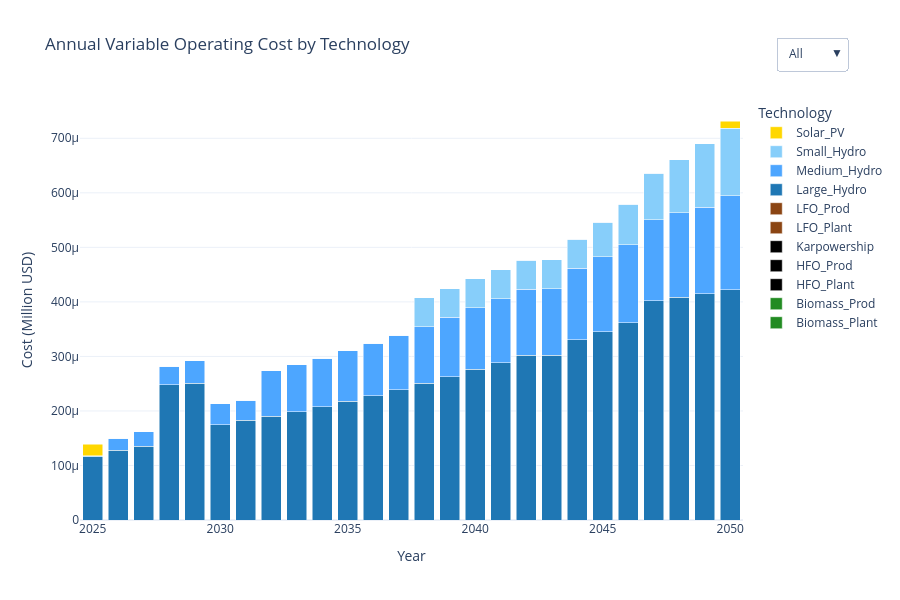

Notebook code for this chart:
### Markdown cell above
### Annual Variable Costs by Technology

### Code cell
import pandas as pd
import plotly.graph_objects as go

# === Load tech color scheme ===
with open("tech_colors.json") as f:
    tech_colors = json.load(f)

# === Load and prepare variable cost data ===
df_var = pd.read_csv(res_dir / "AnnualVariableOperatingCost.csv")
df_var.rename(columns={
    "y": "YEAR",
    "t": "TECHNOLOGY",
    "AnnualVariableOperatingCost": "VALUE"
}, inplace=True)

# Pivot data for bar plot
df_pivot = df_var.pivot_table(index="YEAR", columns="TECHNOLOGY", values="VALUE", aggfunc="sum")
years = df_pivot.index.tolist()

# === Create interactive figure ===
fig = go.Figure()

for tech in df_pivot.columns:
    fig.add_trace(go.Bar(
        x=years,
        y=df_pivot[tech].fillna(0),
        name=tech,
        marker=dict(color=tech_colors.get(tech, "#D3D3D3")),  # fallback to light gray
        hovertemplate=f"{tech}<br>Year: %{{x}}<br>Variable Cost: %{{y:.2f}} Million USD"
    ))

# === Layout settings ===
fig.update_layout(
    title="Annual Variable Operating Cost by Technology",
    xaxis_title="Year",
    yaxis_title="Cost (Million USD)",
    barmode='stack',
    template="plotly_white",
    height=600,
    legend_title="Technology",
    hovermode="x unified",
    updatemenus=[
        {
            "buttons": [
                {"label": "All", "method": "update", "args": [{"visible": [True] * len(df_pivot.columns)}]},
                {"label": "None", "method": "update", "args": [{"visible": [False] * len(df_pivot.columns)}]},
            ],
            "direction": "down",
            "x": 1.05,
            "xanchor": "left",
            "y": 1.15,
            "yanchor": "top"
        }
    ]
)

# === Show figure with fallback ===
try:
    fig.show()
except ValueError:
    print("🔁 Fallback to browser due to rendering issue.")
    fig.show(renderer="browser")

### Figure 1 — Plotly figure (JSON) as saved in the notebook; plotly's stock layout.template omitted (floating-point values rounded to 4 significant figures)
{"data": [{"hovertemplate": "Biomass_Plant<br>Year: %{x}<br>Variable Cost: %{y:.2f} Million USD", "marker": {"color": "#228B22"}, "name": "Biomass_Plant", "type": "bar", "x": [2025, 2026, 2027, 2028, 2029, 2030, 2031, 2032, 2033, 2034, 2035, 2036, 2037, 2038, 2039, 2040, 2041, 2042, 2043, 2044, 2045, 2046, 2047, 2048, 2049, 2050], "y": [0.0, 0.0, 0.0, 0.0, 0.0, 0.0, 0.0, 0.0, 0.0, 0.0, 0.0, 0.0, 0.0, 0.0, 0.0, 0.0, 0.0, 0.0, 0.0, 0.0, 0.0, 0.0, 0.0, 0.0, 0.0, 0.0]}, {"hovertemplate": "Biomass_Prod<br>Year: %{x}<br>Variable Cost: %{y:.2f} Million USD", "marker": {"color": "#228B22"}, "name": "Biomass_Prod", "type": "bar", "x": [2025, 2026, 2027, 2028, 2029, 2030, 2031, 2032, 2033, 2034, 2035, 2036, 2037, 2038, 2039, 2040, 2041, 2042, 2043, 2044, 2045, 2046, 2047, 2048, 2049, 2050], "y": [0.0, 0.0, 0.0, 0.0, 0.0, 0.0, 0.0, 0.0, 0.0, 0.0, 0.0, 0.0, 0.0, 0.0, 0.0, 0.0, 0.0, 0.0, 0.0, 0.0, 0.0, 0.0, 0.0, 0.0, 0.0, 0.0]}, {"hovertemplate": "HFO_Plant<br>Year: %{x}<br>Variable Cost: %{y:.2f} Million USD", "marker": {"color": "#000000"}, "name": "HFO_Plant", "type": "bar", "x": [2025, 2026, 2027, 2028, 2029, 2030, 2031, 2032, 2033, 2034, 2035, 2036, 2037, 2038, 2039, 2040, 2041, 2042, 2043, 2044, 2045, 2046, 2047, 2048, 2049, 2050], "y": [0.0, 0.0, 0.0, 0.0, 0.0, 0.0, 0.0, 0.0, 0.0, 0.0, 0.0, 0.0, 0.0, 0.0, 0.0, 0.0, 0.0, 0.0, 0.0, 0.0, 0.0, 0.0, 0.0, 0.0, 0.0, 0.0]}, {"hovertemplate": "HFO_Prod<br>Year: %{x}<br>Variable Cost: %{y:.2f} Million USD", "marker": {"color": "#000000"}, "name": "HFO_Prod", "type": "bar", "x": [2025, 2026, 2027, 2028, 2029, 2030, 2031, 2032, 2033, 2034, 2035, 2036, 2037, 2038, 2039, 2040, 2041, 2042, 2043, 2044, 2045, 2046, 2047, 2048, 2049, 2050], "y": [0.0, 0.0, 0.0, 0.0, 0.0, 0.0, 0.0, 0.0, 0.0, 0.0, 0.0, 0.0, 0.0, 0.0, 0.0, 0.0, 0.0, 0.0, 0.0, 0.0, 0.0, 0.0, 0.0, 0.0, 0.0, 0.0]}, {"hovertemplate": "Karpowership<br>Year: %{x}<br>Variable Cost: %{y:.2f} Million USD", "marker": {"color": "#000000"}, "name": "Karpowership", "type": "bar", "x": [2025, 2026, 2027, 2028, 2029, 2030, 2031, 2032, 2033, 2034, 2035, 2036, 2037, 2038, 2039, 2040, 2041, 2042, 2043, 2044, 2045, 2046, 2047, 2048, 2049, 2050], "y": [0.0, 0.0, 0.0, 0.0, 0.0, 0.0, 0.0, 0.0, 0.0, 0.0, 0.0, 0.0, 0.0, 0.0, 0.0, 0.0, 0.0, 0.0, 0.0, 0.0, 0.0, 0.0, 0.0, 0.0, 0.0, 0.0]}, {"hovertemplate": "LFO_Plant<br>Year: %{x}<br>Variable Cost: %{y:.2f} Million USD", "marker": {"color": "#8B4513"}, "name": "LFO_Plant", "type": "bar", "x": [2025, 2026, 2027, 2028, 2029, 2030, 2031, 2032, 2033, 2034, 2035, 2036, 2037, 2038, 2039, 2040, 2041, 2042, 2043, 2044, 2045, 2046, 2047, 2048, 2049, 2050], "y": [0.0, 0.0, 0.0, 0.0, 0.0, 0.0, 0.0, 0.0, 0.0, 0.0, 0.0, 0.0, 0.0, 0.0, 0.0, 0.0, 0.0, 0.0, 0.0, 0.0, 0.0, 0.0, 0.0, 0.0, 0.0, 0.0]}, {"hovertemplate": "LFO_Prod<br>Year: %{x}<br>Variable Cost: %{y:.2f} Million USD", "marker": {"color": "#8B4513"}, "name": "LFO_Prod", "type": "bar", "x": [2025, 2026, 2027, 2028, 2029, 2030, 2031, 2032, 2033, 2034, 2035, 2036, 2037, 2038, 2039, 2040, 2041, 2042, 2043, 2044, 2045, 2046, 2047, 2048, 2049, 2050], "y": [0.0, 0.0, 0.0, 0.0, 0.0, 0.0, 0.0, 0.0, 0.0, 0.0, 0.0, 0.0, 0.0, 0.0, 0.0, 0.0, 0.0, 0.0, 0.0, 0.0, 0.0, 0.0, 0.0, 0.0, 0.0, 0.0]}, {"hovertemplate": "Large_Hydro<br>Year: %{x}<br>Variable Cost: %{y:.2f} Million USD", "marker": {"color": "#1f77b4"}, "name": "Large_Hydro", "type": "bar", "x": [2025, 2026, 2027, 2028, 2029, 2030, 2031, 2032, 2033, 2034, 2035, 2036, 2037, 2038, 2039, 2040, 2041, 2042, 2043, 2044, 2045, 2046, 2047, 2048, 2049, 2050], "y": [0.000116, 0.0001283, 0.0001349, 0.0002485, 0.0002509, 0.0001745, 0.0001825, 0.0001904, 0.0001989, 0.000208, 0.0002176, 0.0002279, 0.0002389, 0.0002506, 0.0002631, 0.0002764, 0.0002887, 0.0003017, 0.000302, 0.0003301, 0.0003456, 0.0003621, 0.0004018, 0.0004083, 0.0004151, 0.0004224]}, {"hovertemplate": "Medium_Hydro<br>Year: %{x}<br>Variable Cost: %{y:.2f} Million USD", "marker": {"color": "#4da6ff"}, "name": "Medium_Hydro", "type": "bar", "x": [2025, 2026, 2027, 2028, 2029, 2030, 2031, 2032, 2033, 2034, 2035, 2036, 2037, 2038, 2039, 2040, 2041, 2042, 2043, 2044, 2045, 2046, 2047, 2048, 2049, 2050], "y": [0.0, 2.193e-05, 2.738e-05, 3.393e-05, 4.098e-05, 3.849e-05, 3.711e-05, 8.292e-05, 8.589e-05, 8.906e-05, 9.244e-05, 9.604e-05, 9.988e-05, 0.000104, 0.0001083, 0.000113, 0.0001173, 0.0001219, 0.000122, 0.0001318, 0.0001372, 0.000143, 0.0001491, 0.0001556, 0.0001586, 0.0001722]}, {"hovertemplate": "Small_Hydro<br>Year: %{x}<br>Variable Cost: %{y:.2f} Million USD", "marker": {"color": "#87CEFA"}, "name": "Small_Hydro", "type": "bar", "x": [2025, 2026, 2027, 2028, 2029, 2030, 2031, 2032, 2033, 2034, 2035, 2036, 2037, 2038, 2039, 2040, 2041, 2042, 2043, 2044, 2045, 2046, 2047, 2048, 2049, 2050], "y": [1.957e-06, 0.0, 0.0, 0.0, 0.0, 0.0, 0.0, 0.0, 0.0, 0.0, 0.0, 0.0, 0.0, 5.295e-05, 5.295e-05, 5.295e-05, 5.295e-05, 5.295e-05, 5.295e-05, 5.295e-05, 6.302e-05, 7.371e-05, 8.506e-05, 9.708e-05, 0.0001162, 0.0001235]}, {"hovertemplate": "Solar_PV<br>Year: %{x}<br>Variable Cost: %{y:.2f} Million USD", "marker": {"color": "#FFD700"}, "name": "Solar_PV", "type": "bar", "x": [2025, 2026, 2027, 2028, 2029, 2030, 2031, 2032, 2033, 2034, 2035, 2036, 2037, 2038, 2039, 2040, 2041, 2042, 2043, 2044, 2045, 2046, 2047, 2048, 2049, 2050], "y": [2.082e-05, 0.0, 0.0, 0.0, 0.0, 0.0, 0.0, 0.0, 0.0, 0.0, 0.0, 0.0, 0.0, 0.0, 0.0, 0.0, 0.0, 0.0, 0.0, 0.0, 0.0, 0.0, 0.0, 0.0, 0.0, 1.355e-05]}], "layout": {"barmode": "stack", "height": 600, "hovermode": "x unified", "legend": {"title": {"text": "Technology"}}, "title": {"text": "Annual Variable Operating Cost by Technology"}, "updatemenus": [{"buttons": [{"args": [{"visible": [true, true, true, true, true, true, true, true, true, true, true]}], "label": "All", "method": "update"}, {"args": [{"visible": [false, false, false, false, false, false, false, false, false, false, false]}], "label": "None", "method": "update"}], "direction": "down", "x": 1.05, "xanchor": "left", "y": 1.15, "yanchor": "top"}], "xaxis": {"title": {"text": "Year"}}, "yaxis": {"title": {"text": "Cost (Million USD)"}}}}
